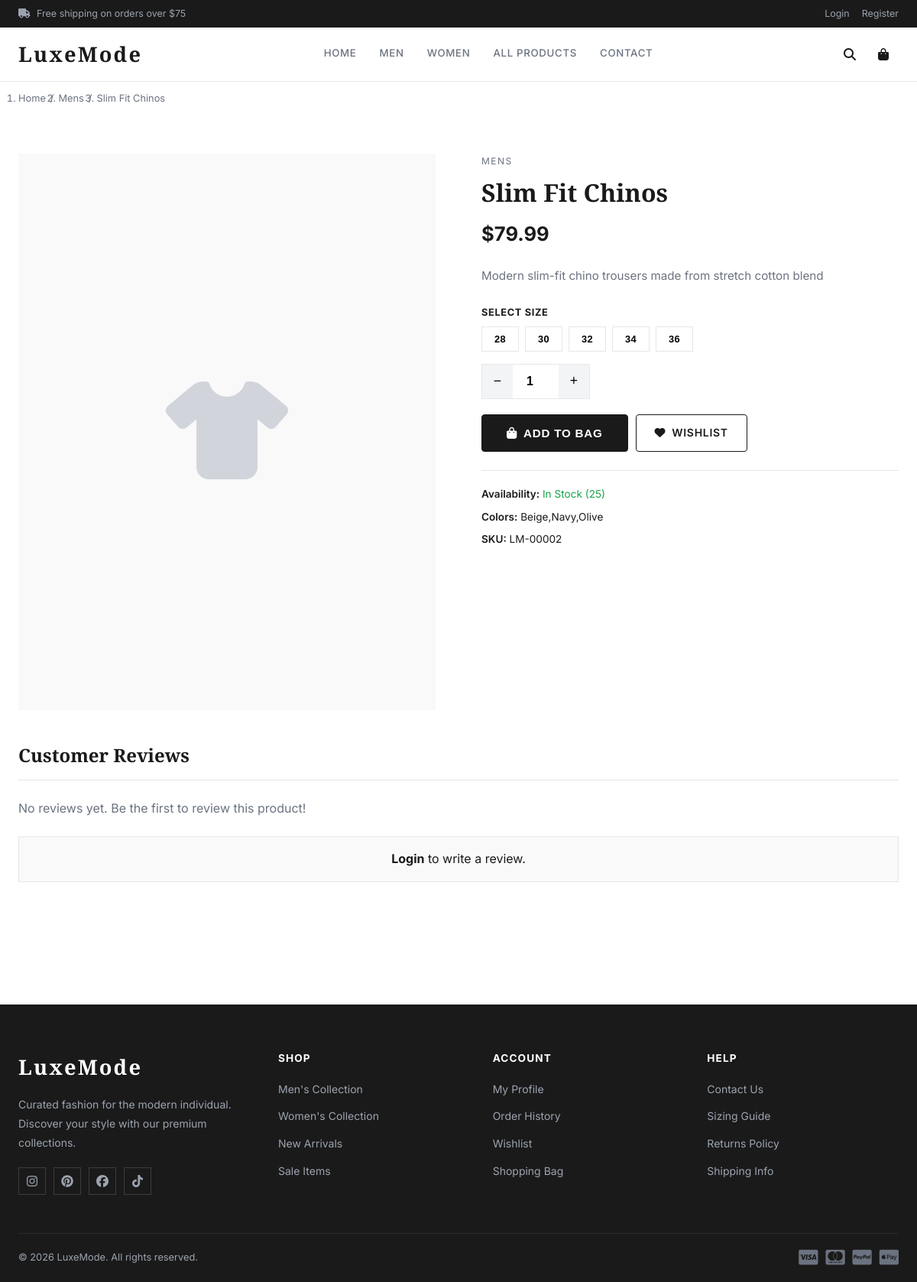
The page /product-detail.php?id=2 on the database its author committed.
### tables this page shows
CREATE TABLE IF NOT EXISTS products (
    product_id INT AUTO_INCREMENT PRIMARY KEY,
    title VARCHAR(200) NOT NULL,
    description TEXT,
    price DECIMAL(10,2) NOT NULL,
    sale_price DECIMAL(10,2) DEFAULT NULL,
    image VARCHAR(255),
    size VARCHAR(100),
    color VARCHAR(100),
    category ENUM('mens','womens','kids','accessories') NOT NULL,
    stock INT DEFAULT 0,
    created_at TIMESTAMP DEFAULT CURRENT_TIMESTAMP
);

### includes/auth.php (called while the page is built, shortened)
<?php
function is_logged_in() { return isset($_SESSION['customer_id']); }

### product-detail.php (the view, shortened to what this page needs)
<?php
require_once 'includes/header.php';
$id = (int)($_GET['id'] ?? 0);
$p  = $conn->query("SELECT * FROM products WHERE product_id=$id")->fetch_assoc();
$reviews  = $conn->query("SELECT r.*, c.fullname FROM reviews r JOIN customers c ON r.customer_id=c.customer_id WHERE r.product_id=$id ORDER BY r.created_at DESC");
$avg_stmt = $conn->query("SELECT AVG(rating) AS avg, COUNT(*) AS cnt FROM reviews WHERE product_id=$id");
$in_wishlist = false;
$error   = '';
$sizes = $p['size'] ? array_map('trim', explode(',', $p['size'])) : [];
?>
<div class="container">
    <div class="breadcrumb">
        <ol>
            <li><a href="index.php">Home</a></li>
            <li><a href="<?= $p['category'] ?>.php"><?= ucfirst($p['category']) ?></a></li>
            <li><?= htmlspecialchars($p['title']) ?></li>
        </ol>
    </div>
</div>
<section class="detail-section">
    <div class="container">
        <div class="detail-layout">
            <div class="gallery-main">
                <?php if ($p['image'] && file_exists("uploads/{$p['image']}")): ?>
                <img src="uploads/<?= htmlspecialchars($p['image']) ?>" alt="<?= htmlspecialchars($p['title']) ?>">
                <?php else: ?>
                <div style="font-size:8rem;color:#d1d5db;"><i class="fas fa-tshirt"></i></div>
                <?php endif; ?>
            </div>
            <div class="detail-info">
                <div class="eyebrow"><?= ucfirst($p['category']) ?></div>
                <h1><?= htmlspecialchars($p['title']) ?></h1>
                <div class="detail-price">
                    <?php if ($p['sale_price']): ?>
                    <span class="price-sale">$<?= number_format($p['sale_price'], 2) ?></span>
                    <span class="price-was">$<?= number_format($p['price'], 2) ?></span>
                    <span style="background:#dc2626;color:#fff;padding:3px 10px;font-size:.75rem;font-weight:700;">
                        <?= round((1 - $p['sale_price']/$p['price'])*100) ?>% OFF
                    </span>
                    <?php else: ?>
                    <span class="price-now">$<?= number_format($p['price'], 2) ?></span>
                    <?php endif; ?>
                </div>
                <p class="detail-desc"><?= nl2br(htmlspecialchars($p['description'])) ?></p>
                <?php if (!empty($sizes)): ?>
                <div class="size-label">Select Size</div>
                <div class="size-grid" style="margin-bottom:16px;">
                    <?php foreach ($sizes as $sz): ?>
                    <button type="button" class="size-btn" data-size="<?= htmlspecialchars($sz) ?>"><?= htmlspecialchars($sz) ?></button>
                    <?php endforeach; ?>
                </div>
                <?php endif; ?>
                <form method="POST">
                    <div class="qty-row" style="margin-bottom:20px;">
                        <button type="button" onclick="qtyChange(-1)">−</button>
                        <input type="number" id="qty" name="qty" value="1" min="1" max="<?= $p['stock'] ?>">
                        <button type="button" onclick="qtyChange(1)">+</button>
                    </div>
                    <div class="action-row">
                        <?php if ($p['stock'] > 0): ?>
                        <button type="submit" name="add_cart" class="btn btn-dark btn-lg"><i class="fas fa-shopping-bag"></i> Add to Bag</button>
                        <?php else: ?>
                        <button class="btn btn-lg" style="background:#e5e7eb;cursor:not-allowed;" disabled>Out of Stock</button>
                        <?php endif; ?>
                        <a href="wishlist.php?action=<?= $in_wishlist?'remove':'add' ?>&id=<?= $p['product_id'] ?>"
                           class="btn <?= $in_wishlist?'btn-gold':'btn-outline' ?>">
                            <i class="fas fa-heart"></i> <?= $in_wishlist ? 'Wishlisted' : 'Wishlist' ?>
                        </a>
                    </div>
                </form>
                <div class="product-meta">
                    <span><strong>Availability:</strong>
                        <?= $p['stock'] > 0 ? "<span style='color:#16a34a;'>In Stock ({$p['stock']})</span>" : "<span style='color:#dc2626;'>Out of Stock</span>" ?>
                    </span>
                    <?php if ($p['color']): ?><span><strong>Colors:</strong> <?= htmlspecialchars($p['color']) ?></span><?php endif; ?>
                    <span><strong>SKU:</strong> LM-<?= str_pad($p['product_id'], 5, '0', STR_PAD_LEFT) ?></span>
                </div>
            </div>
        </div>
        <div class="reviews-section">
            <h2 style="font-family:'Playfair Display',serif;font-size:1.5rem;margin-bottom:24px;padding-bottom:12px;border-bottom:1px solid #e5e7eb;">
                Customer Reviews
            </h2>
            <?php if ($reviews->num_rows === 0): ?>
            <p style="color:#6b7280;">No reviews yet. Be the first to review this product!</p>
            <?php endif; ?>
            <?php if (is_logged_in()): ?>
            <div style="margin-top:32px;padding:24px;background:#f9f9f9;border:1px solid #e5e7eb;">
                <h3 style="font-size:1rem;font-weight:700;margin-bottom:16px;">Write a Review</h3>
                <?php if ($error): ?><div class="alert alert-error"><?= $error ?></div><?php endif; ?>
                <form method="POST">
                    <div class="form-group">
                        <label>Rating</label>
                        <select name="rating" style="width:auto;padding:9px 14px;border:1.5px solid #e5e7eb;">
                            <?php for ($i=5;$i>=1;$i--): ?>
                            <option value="<?= $i ?>"><?= $i ?> Star<?= $i>1?'s':'' ?></option>
                            <?php endfor; ?>
                        </select>
                    </div>
                    <div class="form-group">
                        <label>Your Review</label>
                        <textarea name="comment" rows="4" placeholder="Share your thoughts about this product..."></textarea>
                    </div>
                    <button type="submit" name="submit_review" class="btn btn-dark">Submit Review</button>
                </form>
            </div>
            <?php else: ?>
            <div style="margin-top:24px;padding:16px;background:#f9f9f9;text-align:center;border:1px solid #e5e7eb;">
                <a href="login.php" style="font-weight:700;color:#1a1a1a;">Login</a> to write a review.
            </div>
            <?php endif; ?>
        </div>
    </div>
</section>
<?php require_once 'includes/footer.php'; ?>

### css/style.css (style rules this page uses)
*, *::before, *::after { box-sizing: border-box; margin: 0; padding: 0; }
:root { --primary: #1a1a1a; --accent: #c9a96e; --accent-light: #f5efe6; --rose: #e8b4b8; --success: #16a34a; --danger: #dc2626; --gray: #6b7280; --gray-light: #f3f4f6; --border: #e5e7eb; --white: #ffffff; --shadow: 0 1px 3px rgba(0,0,0,.08), 0 1px 2px rgba(0,0,0,.12); --shadow-md: 0 4px 12px rgba(0,0,0,.1); --shadow-lg: 0 10px 30px rgba(0,0,0,.12); --radius: 4px; --radius-lg: 8px; --transition: all .25s ease; --font-serif: 'Playfair Display', Georgia, serif; --font-sans: 'Inter', system-ui, sans-serif; }
body { font-family: var(--font-sans); color: var(--primary); background: var(--white); line-height: 1.6; }
a { text-decoration: none; color: inherit; transition: var(--transition); }
.container { max-width: 1280px; margin: 0 auto; padding: 0 24px; }
.btn { display: inline-flex; align-items: center; gap: 8px; padding: 12px 24px; font-size: .875rem; font-weight: 600; letter-spacing: .05em; text-transform: uppercase; cursor: pointer; border: 1.5px solid transparent; transition: var(--transition); border-radius: var(--radius); }
.btn-dark { background: var(--primary); color: var(--white); border-color: var(--primary); }
.btn-outline { background: transparent; color: var(--primary); border-color: var(--primary); }
.btn-lg { padding: 15px 32px; font-size: .95rem; }
.detail-section { padding: 50px 0; }
.detail-layout { display: grid; grid-template-columns: 1fr 1fr; gap: 60px; align-items: start; }
.gallery-main { background: #f9f9f9; aspect-ratio: 3/4; display: flex; align-items: center; justify-content: center; overflow: hidden; }
.detail-info .eyebrow { font-size: .75rem; letter-spacing: .12em; text-transform: uppercase; color: var(--gray); margin-bottom: 10px; }
.detail-info h1 { font-family: var(--font-serif); font-size: 2rem; margin-bottom: 14px; line-height: 1.3; }
.detail-price { display: flex; align-items: center; gap: 12px; margin-bottom: 20px; }
.detail-price .price-now { font-size: 1.6rem; font-weight: 700; }
.detail-desc { color: var(--gray); line-height: 1.8; margin-bottom: 24px; font-size: .95rem; }
.size-grid { display: flex; flex-wrap: wrap; gap: 8px; margin-bottom: 20px; }
.size-btn { padding: 8px 16px; border: 1.5px solid var(--border); font-size: .8rem; font-weight: 600; cursor: pointer; background: var(--white); transition: var(--transition); letter-spacing: .03em; }
.size-label { font-size: .8rem; font-weight: 700; text-transform: uppercase; letter-spacing: .05em; margin-bottom: 8px; }
.qty-row { display: flex; align-items: center; gap: 0; border: 1.5px solid var(--border); width: fit-content; margin-bottom: 20px; }
.qty-row button { width: 40px; height: 44px; border: none; background: var(--gray-light); font-size: 1.1rem; cursor: pointer; display: flex; align-items: center; justify-content: center; }
.qty-row input { width: 60px; height: 44px; border: none; text-align: center; font-size: 1rem; font-weight: 600; outline: none; }
.action-row { display: flex; gap: 10px; flex-wrap: wrap; margin-bottom: 24px; }
.product-meta { border-top: 1px solid var(--border); padding-top: 20px; display: flex; flex-direction: column; gap: 8px; font-size: .85rem; }
.product-meta span strong { font-weight: 600; }
.reviews-section { padding: 40px 0; }
.breadcrumb { padding: 12px 0; font-size: .8rem; color: var(--gray); }
.breadcrumb ol { display: flex; gap: 6px; align-items: center; }
.breadcrumb li::after { content: '/'; margin-left: 6px; }
.breadcrumb li:last-child::after { display: none; }
.breadcrumb a { color: var(--gray); }

### rows shown on the page
products: category "Mens", title "Slim Fit Chinos", category "MENS", price "79.99", description "Modern slim-fit chino trousers made from stretch cotton blend", size "28", size "30", size "32", size "34", size "36", stock "25", color "Beige,Navy,Olive", product_id "00002"
